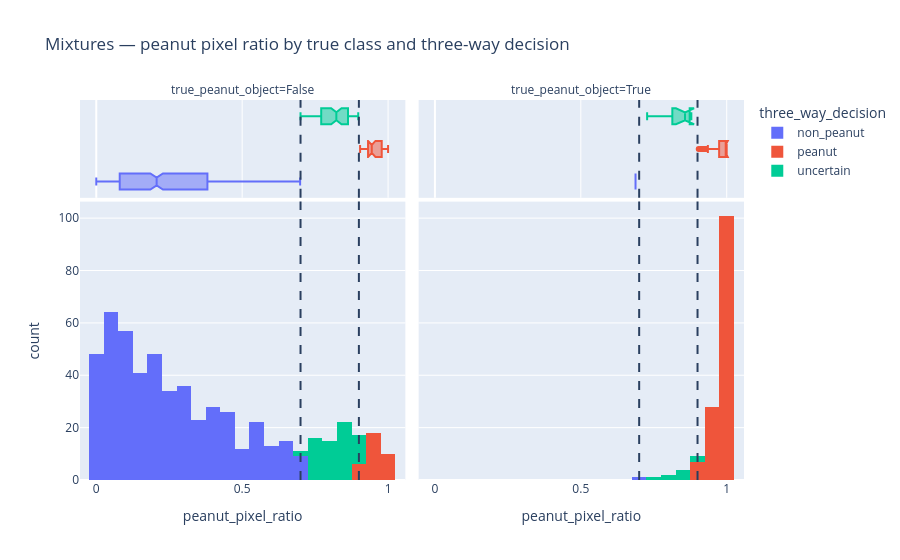

The cell this chart's notebook holds for it:
### Code cell
fig = px.histogram(
    mixture_three_way_diag_df,
    x="peanut_pixel_ratio",
    color="three_way_decision",
    facet_col="true_peanut_object",
    nbins=40,
    marginal="box",
    title="Mixtures — peanut pixel ratio by true class and three-way decision",
)
fig.add_vline(x=THREE_WAY_LOW, line_dash="dash")
fig.add_vline(x=THREE_WAY_HIGH, line_dash="dash")
fig.show()

fig = px.scatter(
    mixture_three_way_diag_df,
    x="peanut_pixel_ratio",
    y="stat_norm_median",
    color="three_way_decision",
    symbol="true_peanut_object",
    hover_data=[
        "object_id",
        "source_image",
        "margin_norm_mean",
        "n_pixels_decision",
        "area_pixels",
    ],
    title="Mixtures — uncertain objects in object-score space",
)
fig.add_vline(x=THREE_WAY_LOW, line_dash="dash")
fig.add_vline(x=THREE_WAY_HIGH, line_dash="dash")
fig.show()

### Figure 1 — Plotly figure (JSON) as saved in the notebook; plotly's stock layout.template omitted (floating-point values rounded to 4 significant figures; data arrays with more than 128 entries replaced by an {"elided": "..."} marker saying what was removed)
{"data": [{"bingroup": "x", "hovertemplate": "three_way_decision=non_peanut<br>true_peanut_object=False<br>peanut_pixel_ratio=%{x}<br>count=%{y}<extra></extra>", "legendgroup": "non_peanut", "marker": {"color": "#636efa", "pattern": {"shape": ""}}, "name": "non_peanut", "nbinsx": 40, "orientation": "v", "showlegend": true, "type": "histogram", "x": {"elided": "476 float values"}, "xaxis": "x", "yaxis": "y"}, {"hovertemplate": "three_way_decision=non_peanut<br>true_peanut_object=False<br>peanut_pixel_ratio=%{x}<extra></extra>", "legendgroup": "non_peanut", "marker": {"color": "#636efa"}, "name": "non_peanut", "notched": true, "showlegend": false, "type": "box", "x": {"elided": "476 float values"}, "xaxis": "x3", "yaxis": "y3"}, {"bingroup": "x", "hovertemplate": "three_way_decision=non_peanut<br>true_peanut_object=True<br>peanut_pixel_ratio=%{x}<br>count=%{y}<extra></extra>", "legendgroup": "non_peanut", "marker": {"color": "#636efa", "pattern": {"shape": ""}}, "name": "non_peanut", "nbinsx": 40, "orientation": "v", "showlegend": false, "type": "histogram", "x": [0.6875], "xaxis": "x2", "yaxis": "y2"}, {"hovertemplate": "three_way_decision=non_peanut<br>true_peanut_object=True<br>peanut_pixel_ratio=%{x}<extra></extra>", "legendgroup": "non_peanut", "marker": {"color": "#636efa"}, "name": "non_peanut", "notched": true, "showlegend": false, "type": "box", "x": [0.6875], "xaxis": "x4", "yaxis": "y4"}, {"bingroup": "x", "hovertemplate": "three_way_decision=peanut<br>true_peanut_object=False<br>peanut_pixel_ratio=%{x}<br>count=%{y}<extra></extra>", "legendgroup": "peanut", "marker": {"color": "#EF553B", "pattern": {"shape": ""}}, "name": "peanut", "nbinsx": 40, "orientation": "v", "showlegend": true, "type": "histogram", "x": [0.9857, 0.971, 0.9155, 0.9192, 0.98, 0.9394, 0.94, 0.9211, 1.0, 0.9872, 0.9333, 0.9322, 0.97, 0.9184, 0.9041, 0.9773, 0.9868, 0.9677, 0.955, 0.9423, 0.9909, 0.9556, 0.9375, 0.9273, 0.96, 0.9344, 0.9314, 0.9817, 1.0, 0.9783, 0.9459, 0.913, 0.9302, 0.9412], "xaxis": "x", "yaxis": "y"}, {"hovertemplate": "three_way_decision=peanut<br>true_peanut_object=False<br>peanut_pixel_ratio=%{x}<extra></extra>", "legendgroup": "peanut", "marker": {"color": "#EF553B"}, "name": "peanut", "notched": true, "showlegend": false, "type": "box", "x": [0.9857, 0.971, 0.9155, 0.9192, 0.98, 0.9394, 0.94, 0.9211, 1.0, 0.9872, 0.9333, 0.9322, 0.97, 0.9184, 0.9041, 0.9773, 0.9868, 0.9677, 0.955, 0.9423, 0.9909, 0.9556, 0.9375, 0.9273, 0.96, 0.9344, 0.9314, 0.9817, 1.0, 0.9783, 0.9459, 0.913, 0.9302, 0.9412], "xaxis": "x3", "yaxis": "y3"}, {"bingroup": "x", "hovertemplate": "three_way_decision=peanut<br>true_peanut_object=True<br>peanut_pixel_ratio=%{x}<br>count=%{y}<extra></extra>", "legendgroup": "peanut", "marker": {"color": "#EF553B", "pattern": {"shape": ""}}, "name": "peanut", "nbinsx": 40, "orientation": "v", "showlegend": false, "type": "histogram", "x": {"elided": "136 float values"}, "xaxis": "x2", "yaxis": "y2"}, {"hovertemplate": "three_way_decision=peanut<br>true_peanut_object=True<br>peanut_pixel_ratio=%{x}<extra></extra>", "legendgroup": "peanut", "marker": {"color": "#EF553B"}, "name": "peanut", "notched": true, "showlegend": false, "type": "box", "x": {"elided": "136 float values"}, "xaxis": "x4", "yaxis": "y4"}, {"bingroup": "x", "hovertemplate": "three_way_decision=uncertain<br>true_peanut_object=False<br>peanut_pixel_ratio=%{x}<br>count=%{y}<extra></extra>", "legendgroup": "uncertain", "marker": {"color": "#00cc96", "pattern": {"shape": ""}}, "name": "uncertain", "nbinsx": 40, "orientation": "v", "showlegend": true, "type": "histogram", "x": [0.7385, 0.8977, 0.8627, 0.875, 0.8119, 0.84, 0.8627, 0.8043, 0.7302, 0.8382, 0.7209, 0.8919, 0.7708, 0.8596, 0.76, 0.8611, 0.875, 0.7636, 0.7778, 0.8108, 0.7609, 0.8313, 0.88, 0.783, 0.8205, 0.8256, 0.7982, 0.8014, 0.85, 0.7386, 0.8649, 0.8302, 0.8841, 0.7273, 0.7273, 0.8, 0.8947, 0.7368, 0.7882, 0.8667, 0.825, 0.8772, 0.7931, 0.7937, 0.7826, 0.7429, 0.8154, 0.7368, 0.7471, 0.8679, 0.8491, 0.8652, 0.8478, 0.869, 0.7667, 0.8868, 0.8616, 0.8912, 0.7719, 0.7, 0.8621, 0.7857, 0.7258, 0.8879, 0.8256, 0.839], "xaxis": "x", "yaxis": "y"}, {"hovertemplate": "three_way_decision=uncertain<br>true_peanut_object=False<br>peanut_pixel_ratio=%{x}<extra></extra>", "legendgroup": "uncertain", "marker": {"color": "#00cc96"}, "name": "uncertain", "notched": true, "showlegend": false, "type": "box", "x": [0.7385, 0.8977, 0.8627, 0.875, 0.8119, 0.84, 0.8627, 0.8043, 0.7302, 0.8382, 0.7209, 0.8919, 0.7708, 0.8596, 0.76, 0.8611, 0.875, 0.7636, 0.7778, 0.8108, 0.7609, 0.8313, 0.88, 0.783, 0.8205, 0.8256, 0.7982, 0.8014, 0.85, 0.7386, 0.8649, 0.8302, 0.8841, 0.7273, 0.7273, 0.8, 0.8947, 0.7368, 0.7882, 0.8667, 0.825, 0.8772, 0.7931, 0.7937, 0.7826, 0.7429, 0.8154, 0.7368, 0.7471, 0.8679, 0.8491, 0.8652, 0.8478, 0.869, 0.7667, 0.8868, 0.8616, 0.8912, 0.7719, 0.7, 0.8621, 0.7857, 0.7258, 0.8879, 0.8256, 0.839], "xaxis": "x3", "yaxis": "y3"}, {"bingroup": "x", "hovertemplate": "three_way_decision=uncertain<br>true_peanut_object=True<br>peanut_pixel_ratio=%{x}<br>count=%{y}<extra></extra>", "legendgroup": "uncertain", "marker": {"color": "#00cc96", "pattern": {"shape": ""}}, "name": "uncertain", "nbinsx": 40, "orientation": "v", "showlegend": false, "type": "histogram", "x": [0.8718, 0.8, 0.8182, 0.7273, 0.871, 0.8571, 0.8788, 0.8769, 0.8448], "xaxis": "x2", "yaxis": "y2"}, {"hovertemplate": "three_way_decision=uncertain<br>true_peanut_object=True<br>peanut_pixel_ratio=%{x}<extra></extra>", "legendgroup": "uncertain", "marker": {"color": "#00cc96"}, "name": "uncertain", "notched": true, "showlegend": false, "type": "box", "x": [0.8718, 0.8, 0.8182, 0.7273, 0.871, 0.8571, 0.8788, 0.8769, 0.8448], "xaxis": "x4", "yaxis": "y4"}], "layout": {"annotations": [{"showarrow": false, "text": "true_peanut_object=False", "x": 0.245, "xanchor": "center", "xref": "paper", "y": 1, "yanchor": "bottom", "yref": "paper"}, {"showarrow": false, "text": "true_peanut_object=True", "x": 0.755, "xanchor": "center", "xref": "paper", "y": 1, "yanchor": "bottom", "yref": "paper"}], "barmode": "relative", "legend": {"title": {"text": "three_way_decision"}, "tracegroupgap": 0}, "shapes": [{"line": {"dash": "dash"}, "type": "line", "x0": 0.7, "x1": 0.7, "xref": "x", "y0": 0, "y1": 1, "yref": "y domain"}, {"line": {"dash": "dash"}, "type": "line", "x0": 0.7, "x1": 0.7, "xref": "x2", "y0": 0, "y1": 1, "yref": "y2 domain"}, {"line": {"dash": "dash"}, "type": "line", "x0": 0.7, "x1": 0.7, "xref": "x3", "y0": 0, "y1": 1, "yref": "y3 domain"}, {"line": {"dash": "dash"}, "type": "line", "x0": 0.7, "x1": 0.7, "xref": "x4", "y0": 0, "y1": 1, "yref": "y4 domain"}, {"line": {"dash": "dash"}, "type": "line", "x0": 0.9, "x1": 0.9, "xref": "x", "y0": 0, "y1": 1, "yref": "y domain"}, {"line": {"dash": "dash"}, "type": "line", "x0": 0.9, "x1": 0.9, "xref": "x2", "y0": 0, "y1": 1, "yref": "y2 domain"}, {"line": {"dash": "dash"}, "type": "line", "x0": 0.9, "x1": 0.9, "xref": "x3", "y0": 0, "y1": 1, "yref": "y3 domain"}, {"line": {"dash": "dash"}, "type": "line", "x0": 0.9, "x1": 0.9, "xref": "x4", "y0": 0, "y1": 1, "yref": "y4 domain"}], "title": {"text": "Mixtures — peanut pixel ratio by true class and three-way decision"}, "xaxis": {"anchor": "y", "domain": [0, 0.49], "title": {"text": "peanut_pixel_ratio"}}, "xaxis2": {"anchor": "y2", "domain": [0.51, 1], "matches": "x", "title": {"text": "peanut_pixel_ratio"}}, "xaxis3": {"anchor": "y3", "domain": [0, 0.49], "matches": "x", "showgrid": true, "showticklabels": false}, "xaxis4": {"anchor": "y4", "domain": [0.51, 1], "matches": "x", "showgrid": true, "showticklabels": false}, "yaxis": {"anchor": "x", "domain": [0, 0.7326], "title": {"text": "count"}}, "yaxis2": {"anchor": "x2", "domain": [0, 0.7326], "matches": "y", "showticklabels": false}, "yaxis3": {"anchor": "x3", "domain": [0.7426, 1], "matches": "y3", "showgrid": false, "showline": false, "showticklabels": false, "ticks": ""}, "yaxis4": {"anchor": "x4", "domain": [0.7426, 1], "matches": "y3", "showgrid": false, "showline": false, "showticklabels": false, "ticks": ""}}}
